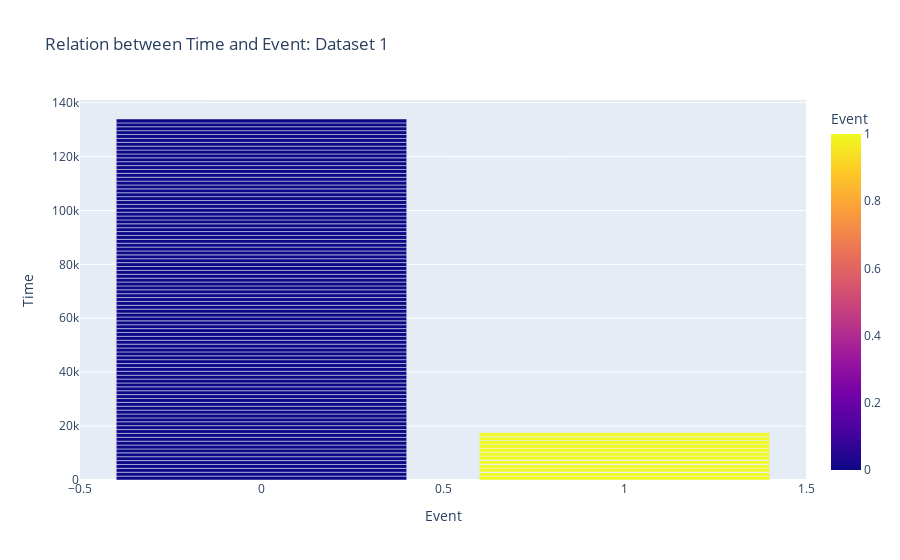

The notebook cell this image was saved under:
### Code cell
fig = px.bar(df1, x='Event', y='Time', color='Event' ,title='Relation between Time and Event: Dataset 1')
fig.update_layout(showlegend=False)

### Figure 1 — Plotly figure (JSON) as saved in the notebook; plotly's stock layout.template omitted (floating-point values rounded to 4 significant figures; data arrays with more than 128 entries replaced by an {"elided": "..."} marker saying what was removed)
{"data": [{"alignmentgroup": "True", "hovertemplate": "Event=%{marker.color}<br>Time=%{y}<extra></extra>", "legendgroup": "", "marker": {"color": {"elided": "161 int values"}, "coloraxis": "coloraxis", "pattern": {"shape": ""}}, "name": "", "offsetgroup": "", "orientation": "v", "showlegend": false, "textposition": "auto", "type": "bar", "x": {"elided": "161 int values"}, "xaxis": "x", "y": {"elided": "161 int values"}, "yaxis": "y"}], "layout": {"autosize": true, "barmode": "relative", "coloraxis": {"colorbar": {"title": {"text": "Event"}}, "colorscale": [[0, "#0d0887"], [0.1111, "#46039f"], [0.2222, "#7201a8"], [0.3333, "#9c179e"], [0.4444, "#bd3786"], [0.5556, "#d8576b"], [0.6667, "#ed7953"], [0.7778, "#fb9f3a"], [0.8889, "#fdca26"], [1, "#f0f921"]]}, "legend": {"tracegroupgap": 0}, "showlegend": false, "title": {"text": "Relation between Time and Event: Dataset 1"}, "xaxis": {"anchor": "y", "autorange": true, "domain": [0, 1], "range": [-0.5, 1.5], "title": {"text": "Event"}, "type": "linear"}, "yaxis": {"anchor": "x", "autorange": true, "domain": [0, 1], "range": [0, 141000.0], "title": {"text": "Time"}, "type": "linear"}}}
